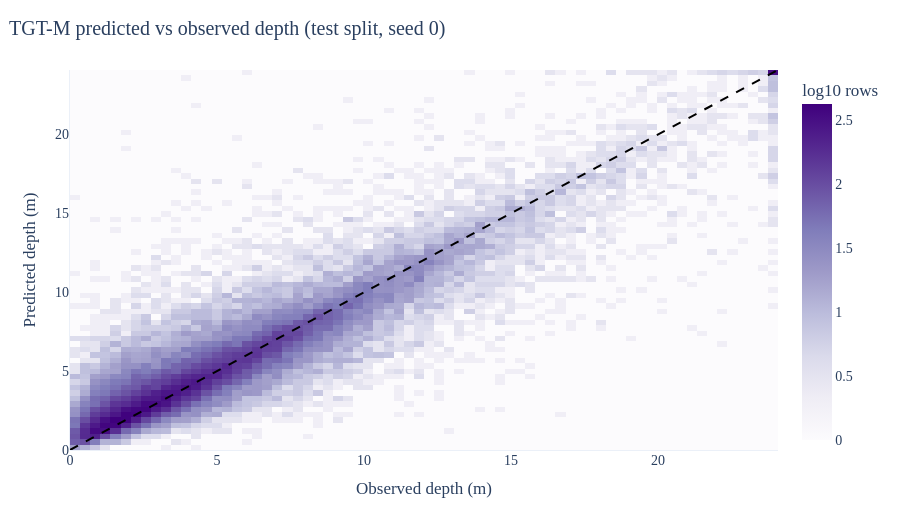
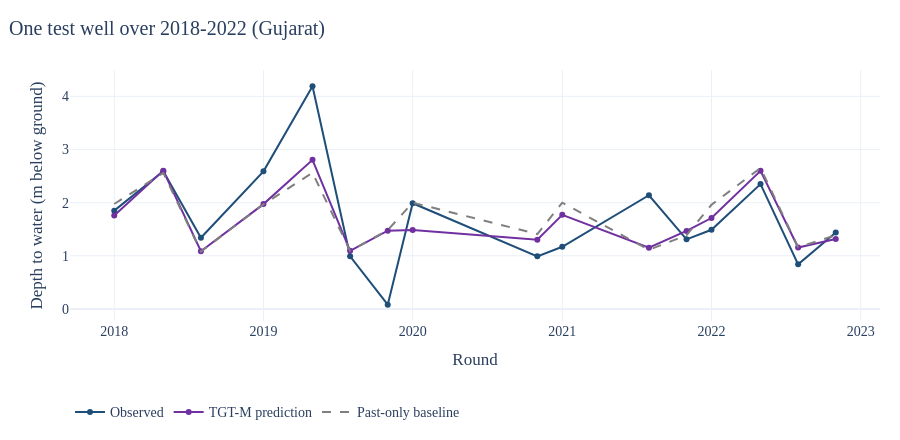

Here is the notebook cell these charts were saved with, in order:
### Code cell
tp = pd.read_csv(ROOT / "results" / "powerbi" / "test_predictions.csv")
s_ = tp.sample(4000, random_state=0); mx = float(np.nanpercentile(tp.gwl_m_bgl, 99))
Hd, xe, ye = np.histogram2d(tp.gwl_m_bgl.clip(0, mx), tp["TGT-M_B_depth_pred"].clip(0, mx), bins=70, range=[[0, mx], [0, mx]])
fig = go.Figure(go.Heatmap(z=np.log10(Hd.T + 1), x=(xe[:-1] + xe[1:]) / 2, y=(ye[:-1] + ye[1:]) / 2, colorscale="Purples", colorbar=dict(title="log10 rows")))
fig.add_scatter(x=[0, mx], y=[0, mx], mode="lines", line=dict(color="black", dash="dash"), name="perfect prediction")
show(fig, "TGT-M predicted vs observed depth (test split, seed 0)", "Observed depth (m)", "Predicted depth (m)", xaxis_range=[0, mx], yaxis_range=[0, mx], h=520)
wid = tp.groupby("well_id").size().idxmax(); x = tp[tp.well_id == wid].copy()
x["t"] = pd.to_datetime("20" + x.period_label.str[-2:] + "-" + x.period_label.str[:3], format="%Y-%b")
x = x.sort_values("t")
fig = go.Figure()
fig.add_scatter(x=x.t, y=x.gwl_m_bgl, mode="lines+markers", name="Observed", line=dict(color=PAL["A"]))
fig.add_scatter(x=x.t, y=x["TGT-M_B_depth_pred"], mode="lines+markers", name="TGT-M prediction", line=dict(color=PAL["T"]))
fig.add_scatter(x=x.t, y=x.baseline_mean_m, mode="lines", name="Past-only baseline", line=dict(color=PAL["grey"], dash="dash"))
show(fig, f"One test well over 2018-2022 ({x.state.iloc[0]})", "Round", "Depth to water (m below ground)")

### Figure 1 — Plotly figure (JSON) as saved in the notebook; plotly's stock layout.template omitted (floating-point values rounded to 4 significant figures; data arrays with more than 128 entries replaced by an {"elided": "..."} marker saying what was removed)
{"data": [{"colorbar": {"title": {"text": "log10 rows"}}, "colorscale": [[0.0, "rgb(252,251,253)"], [0.125, "rgb(239,237,245)"], [0.25, "rgb(218,218,235)"], [0.375, "rgb(188,189,220)"], [0.5, "rgb(158,154,200)"], [0.625, "rgb(128,125,186)"], [0.75, "rgb(106,81,163)"], [0.875, "rgb(84,39,143)"], [1.0, "rgb(63,0,125)"]], "type": "heatmap", "x": [0.172, 0.5159, 0.8599, 1.204, 1.548, 1.892, 2.236, 2.58, 2.924, 3.268, 3.612, 3.956, 4.299, 4.643, 4.987, 5.331, 5.675, 6.019, 6.363, 6.707, 7.051, 7.395, 7.739, 8.083, 8.427, 8.771, 9.115, 9.459, 9.803, 10.15, 10.49, 10.83, 11.18, 11.52, 11.87, 12.21, 12.55, 12.9, 13.24, 13.59, 13.93, 14.27, 14.62, 14.96, 15.31, 15.65, 15.99, 16.34, 16.68, 17.03, 17.37, 17.71, 18.06, 18.4, 18.75, 19.09, 19.43, 19.78, 20.12, 20.47, 20.81, 21.15, 21.5, 21.84, 22.19, 22.53, 22.87, 23.22, 23.56, 23.91], "y": [0.172, 0.5159, 0.8599, 1.204, 1.548, 1.892, 2.236, 2.58, 2.924, 3.268, 3.612, 3.956, 4.299, 4.643, 4.987, 5.331, 5.675, 6.019, 6.363, 6.707, 7.051, 7.395, 7.739, 8.083, 8.427, 8.771, 9.115, 9.459, 9.803, 10.15, 10.49, 10.83, 11.18, 11.52, 11.87, 12.21, 12.55, 12.9, 13.24, 13.59, 13.93, 14.27, 14.62, 14.96, 15.31, 15.65, 15.99, 16.34, 16.68, 17.03, 17.37, 17.71, 18.06, 18.4, 18.75, 19.09, 19.43, 19.78, 20.12, 20.47, 20.81, 21.15, 21.5, 21.84, 22.19, 22.53, 22.87, 23.22, 23.56, 23.91], "z": {"elided": "70x70 float values"}}, {"line": {"color": "black", "dash": "dash"}, "mode": "lines", "name": "perfect prediction", "type": "scatter", "x": [0, 24.08], "y": [0, 24.08]}], "layout": {"font": {"family": "Times New Roman", "size": 14}, "height": 520, "legend": {"orientation": "h", "y": -0.3}, "margin": {"b": 70, "l": 70, "r": 20, "t": 70}, "title": {"text": "TGT-M predicted vs observed depth (test split, seed 0)", "x": 0.01}, "xaxis": {"range": [0, 24.08], "title": {"text": "Observed depth (m)"}}, "yaxis": {"range": [0, 24.08], "title": {"text": "Predicted depth (m)"}}}}

### Figure 2 — Plotly figure (JSON) as saved in the notebook; plotly's stock layout.template omitted (floating-point values rounded to 4 significant figures)
{"data": [{"line": {"color": "#1F4E79"}, "mode": "lines+markers", "name": "Observed", "type": "scatter", "x": ["2018-01-01T00:00:00.000000", "2018-05-01T00:00:00.000000", "2018-08-01T00:00:00.000000", "2019-01-01T00:00:00.000000", "2019-05-01T00:00:00.000000", "2019-08-01T00:00:00.000000", "2019-11-01T00:00:00.000000", "2020-01-01T00:00:00.000000", "2020-11-01T00:00:00.000000", "2021-01-01T00:00:00.000000", "2021-08-01T00:00:00.000000", "2021-11-01T00:00:00.000000", "2022-01-01T00:00:00.000000", "2022-05-01T00:00:00.000000", "2022-08-01T00:00:00.000000", "2022-11-01T00:00:00.000000"], "y": [1.85, 2.59, 1.34, 2.59, 4.19, 0.99, 0.08, 1.99, 0.99, 1.17, 2.14, 1.31, 1.49, 2.35, 0.84, 1.44]}, {"line": {"color": "#7030A0"}, "mode": "lines+markers", "name": "TGT-M prediction", "type": "scatter", "x": ["2018-01-01T00:00:00.000000", "2018-05-01T00:00:00.000000", "2018-08-01T00:00:00.000000", "2019-01-01T00:00:00.000000", "2019-05-01T00:00:00.000000", "2019-08-01T00:00:00.000000", "2019-11-01T00:00:00.000000", "2020-01-01T00:00:00.000000", "2020-11-01T00:00:00.000000", "2021-01-01T00:00:00.000000", "2021-08-01T00:00:00.000000", "2021-11-01T00:00:00.000000", "2022-01-01T00:00:00.000000", "2022-05-01T00:00:00.000000", "2022-08-01T00:00:00.000000", "2022-11-01T00:00:00.000000"], "y": [1.76, 2.603, 1.086, 1.973, 2.806, 1.094, 1.472, 1.485, 1.303, 1.772, 1.154, 1.468, 1.711, 2.599, 1.156, 1.316]}, {"line": {"color": "#7F7F7F", "dash": "dash"}, "mode": "lines", "name": "Past-only baseline", "type": "scatter", "x": ["2018-01-01T00:00:00.000000", "2018-05-01T00:00:00.000000", "2018-08-01T00:00:00.000000", "2019-01-01T00:00:00.000000", "2019-05-01T00:00:00.000000", "2019-08-01T00:00:00.000000", "2019-11-01T00:00:00.000000", "2020-01-01T00:00:00.000000", "2020-11-01T00:00:00.000000", "2021-01-01T00:00:00.000000", "2021-08-01T00:00:00.000000", "2021-11-01T00:00:00.000000", "2022-01-01T00:00:00.000000", "2022-05-01T00:00:00.000000", "2022-08-01T00:00:00.000000", "2022-11-01T00:00:00.000000"], "y": [1.975, 2.561, 1.079, 1.968, 2.562, 1.093, 1.483, 2.001, 1.409, 2.0, 1.113, 1.389, 1.96, 2.653, 1.162, 1.385]}], "layout": {"font": {"family": "Times New Roman", "size": 14}, "height": 440, "legend": {"orientation": "h", "y": -0.3}, "margin": {"b": 70, "l": 70, "r": 20, "t": 70}, "title": {"text": "One test well over 2018-2022 (Gujarat)", "x": 0.01}, "xaxis": {"title": {"text": "Round"}}, "yaxis": {"title": {"text": "Depth to water (m below ground)"}}}}
